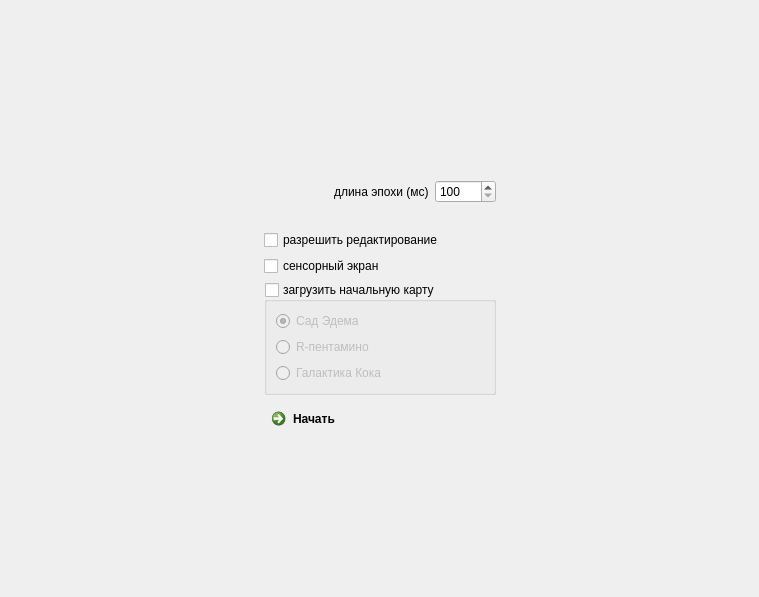
<?xml version="1.0" encoding="UTF-8"?>
<ui version="4.0">
 <class>MainWindow</class>
 <widget class="QMainWindow" name="MainWindow">
  <property name="geometry">
   <rect>
    <x>0</x>
    <y>0</y>
    <width>759</width>
    <height>597</height>
   </rect>
  </property>
  <property name="windowTitle">
   <string>MainWindow</string>
  </property>
  <widget class="QWidget" name="centralwidget">
   <layout class="QGridLayout" name="gridLayout">
    <item row="0" column="0">
     <widget class="QStackedWidget" name="stackedWidget">
      <property name="currentIndex">
       <number>1</number>
      </property>
      <widget class="QWidget" name="pageScene">
       <layout class="QGridLayout" name="gridLayout_2">
        <item row="0" column="0">
         <layout class="QHBoxLayout" name="horizontalLayout">
          <item>
           <widget class="QPushButton" name="pushButtonPlay">
            <property name="icon">
             <iconset resource="resources.qrc">
              <normaloff>:/icons/resources/start.svg</normaloff>:/icons/resources/start.svg</iconset>
            </property>
            <property name="iconSize">
             <size>
              <width>32</width>
              <height>32</height>
             </size>
            </property>
            <property name="flat">
             <bool>true</bool>
            </property>
           </widget>
          </item>
          <item>
           <widget class="QPushButton" name="pushButtonPause">
            <property name="icon">
             <iconset resource="resources.qrc">
              <normaloff>:/icons/resources/stop.svg</normaloff>:/icons/resources/stop.svg</iconset>
            </property>
            <property name="iconSize">
             <size>
              <width>32</width>
              <height>32</height>
             </size>
            </property>
            <property name="flat">
             <bool>true</bool>
            </property>
           </widget>
          </item>
          <item>
           <widget class="QLabel" name="label">
            <property name="text">
             <string>Epoch:</string>
            </property>
           </widget>
          </item>
          <item>
           <widget class="QLCDNumber" name="lcdNumber"/>
          </item>
          <item>
           <spacer name="horizontalSpacer">
            <property name="orientation">
             <enum>Qt::Horizontal</enum>
            </property>
            <property name="sizeHint" stdset="0">
             <size>
              <width>40</width>
              <height>20</height>
             </size>
            </property>
           </spacer>
          </item>
          <item>
           <widget class="QPushButton" name="pushButtonMenu">
            <property name="icon">
             <iconset resource="resources.qrc">
              <normaloff>:/icons/resources/back.svg</normaloff>:/icons/resources/back.svg</iconset>
            </property>
            <property name="iconSize">
             <size>
              <width>32</width>
              <height>32</height>
             </size>
            </property>
            <property name="flat">
             <bool>true</bool>
            </property>
           </widget>
          </item>
         </layout>
        </item>
       </layout>
      </widget>
      <widget class="QWidget" name="pageMenu">
       <layout class="QGridLayout" name="gridLayout_3">
        <item row="1" column="0">
         <spacer name="horizontalSpacerLeft">
          <property name="orientation">
           <enum>Qt::Horizontal</enum>
          </property>
          <property name="sizeHint" stdset="0">
           <size>
            <width>233</width>
            <height>20</height>
           </size>
          </property>
         </spacer>
        </item>
        <item row="1" column="1" colspan="2">
         <layout class="QVBoxLayout" name="verticalLayoutMenu">
          <item>
           <layout class="QHBoxLayout" name="horizontalLayout_2">
            <item>
             <widget class="QLabel" name="labelLogo">
              <property name="minimumSize">
               <size>
                <width>64</width>
                <height>64</height>
               </size>
              </property>
              <property name="maximumSize">
               <size>
                <width>64</width>
                <height>64</height>
               </size>
              </property>
              <property name="text">
               <string/>
              </property>
              <property name="pixmap">
               <pixmap resource="resources.qrc">:/icons/resources/logo.svg</pixmap>
              </property>
              <property name="scaledContents">
               <bool>true</bool>
              </property>
             </widget>
            </item>
            <item>
             <widget class="QLabel" name="labelEpochLenght">
              <property name="text">
               <string>длина эпохи (мс)</string>
              </property>
             </widget>
            </item>
            <item>
             <widget class="QSpinBox" name="spinBox">
              <property name="minimum">
               <number>100</number>
              </property>
              <property name="maximum">
               <number>10000</number>
              </property>
              <property name="singleStep">
               <number>10</number>
              </property>
              <property name="value">
               <number>100</number>
              </property>
             </widget>
            </item>
           </layout>
          </item>
          <item>
           <widget class="QCheckBox" name="checkBoxEdit">
            <property name="text">
             <string>разрешить редактирование</string>
            </property>
           </widget>
          </item>
          <item>
           <widget class="QCheckBox" name="checkBoxTouchScreen">
            <property name="text">
             <string>сенсорный экран</string>
            </property>
           </widget>
          </item>
          <item>
           <widget class="QGroupBox" name="groupBoxMap">
            <property name="title">
             <string>загрузить начальную карту</string>
            </property>
            <property name="checkable">
             <bool>true</bool>
            </property>
            <property name="checked">
             <bool>false</bool>
            </property>
            <layout class="QVBoxLayout" name="verticalLayout">
             <item>
              <widget class="QRadioButton" name="radioButton_1">
               <property name="text">
                <string>Сад Эдема</string>
               </property>
               <property name="checked">
                <bool>true</bool>
               </property>
              </widget>
             </item>
             <item>
              <widget class="QRadioButton" name="radioButton_2">
               <property name="text">
                <string>R-пентамино</string>
               </property>
              </widget>
             </item>
             <item>
              <widget class="QRadioButton" name="radioButton_3">
               <property name="text">
                <string>Галактика Кока</string>
               </property>
              </widget>
             </item>
            </layout>
           </widget>
          </item>
          <item>
           <widget class="QCommandLinkButton" name="commandLinkButtonPlay">
            <property name="text">
             <string>Начать</string>
            </property>
            <property name="icon">
             <iconset resource="resources.qrc">
              <normaloff>:/icons/resources/start.svg</normaloff>:/icons/resources/start.svg</iconset>
            </property>
           </widget>
          </item>
         </layout>
        </item>
        <item row="1" column="3">
         <spacer name="horizontalSpacerRight">
          <property name="orientation">
           <enum>Qt::Horizontal</enum>
          </property>
          <property name="sizeHint" stdset="0">
           <size>
            <width>232</width>
            <height>20</height>
           </size>
          </property>
         </spacer>
        </item>
        <item row="2" column="0" colspan="4">
         <spacer name="verticalSpacerBottom">
          <property name="orientation">
           <enum>Qt::Vertical</enum>
          </property>
          <property name="sizeHint" stdset="0">
           <size>
            <width>720</width>
            <height>120</height>
           </size>
          </property>
         </spacer>
        </item>
        <item row="0" column="0" colspan="4">
         <spacer name="verticalSpacerTop">
          <property name="orientation">
           <enum>Qt::Vertical</enum>
          </property>
          <property name="sizeHint" stdset="0">
           <size>
            <width>720</width>
            <height>120</height>
           </size>
          </property>
         </spacer>
        </item>
       </layout>
      </widget>
     </widget>
    </item>
   </layout>
  </widget>
 </widget>
 <tabstops>
  <tabstop>spinBox</tabstop>
  <tabstop>checkBoxEdit</tabstop>
  <tabstop>checkBoxTouchScreen</tabstop>
  <tabstop>groupBoxMap</tabstop>
  <tabstop>radioButton_1</tabstop>
  <tabstop>radioButton_2</tabstop>
  <tabstop>radioButton_3</tabstop>
  <tabstop>commandLinkButtonPlay</tabstop>
  <tabstop>pushButtonPlay</tabstop>
  <tabstop>pushButtonPause</tabstop>
  <tabstop>pushButtonMenu</tabstop>
 </tabstops>
 <resources>
  <include location="resources.qrc"/>
 </resources>
 <connections/>
</ui>
